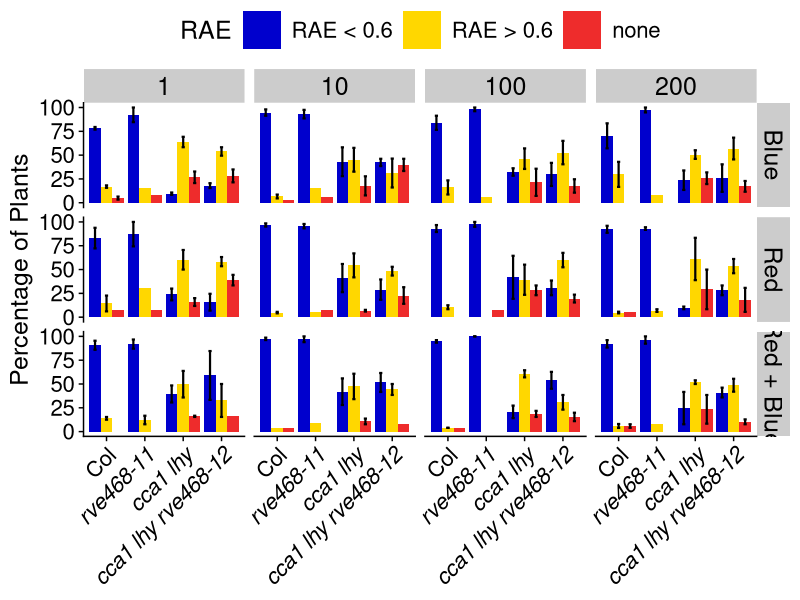

This figure's R source:
## ---- chunk 1
## for graphing
library(tidyverse)
library(cowplot)
theme_set(theme_cowplot())

## for genotype manipulation
library(glue)
library(ggtext)
## ---- chunk 2
# load data
rhythmicity <- read_csv("Dull_FRRC_rhythmicity_quint.csv")

# change factors 
rhythmicity <- rhythmicity %>% mutate(
  Experiment = as_factor(Experiment),
  Genotype = as_factor(Genotype),
  Condition = as_factor(Condition),
  RAE_class = as_factor(case_when(RAE <= 0.6 ~ "RAE < 0.6",
                        RAE > 0.6 ~ "RAE > 0.6",
                        is.na(RAE) ~ "none")))

# order RAE_class
rhythmicity$RAE_class = as_factor(rhythmicity$RAE_class) %>% 
  ordered(levels = c("none", "RAE > 0.6", "RAE < 0.6"))

summary(rhythmicity)
## ---- chunk 3
# group to get counts for each RAE class
br_counts <- rhythmicity %>% group_by(Genotype, Condition, Intensity, RAE_class, Experiment) %>% 
  summarise(class_total = n())

# group to get total counts for each bar 
br_total <- rhythmicity %>% group_by(Genotype, Condition, Intensity, Experiment) %>% 
  summarise(n = n())

# join, calculate percentage
br_summary <- full_join(br_counts, br_total) %>% 
  mutate(percentage = class_total/n*100) 

summary(br_summary)
head(br_summary)

# average reps, calculate SD and SEM
br_reps <- br_summary %>% group_by(Genotype, Condition, Intensity, RAE_class) %>% 
  summarise(count = n(),
            avg_percentage = mean(percentage),
            sd = sd(percentage),
            sem = sd / sqrt(count))

summary(br_reps)

# include all classes so that bars are equal sizes when graphed
br_reps <- br_reps %>% complete(RAE_class)
summary(br_reps)
## ---- chunk 4
# order RAE_class
br_reps$RAE_class = as_factor(br_reps$RAE_class) %>% 
  ordered(levels = c("RAE < 0.6", "RAE > 0.6", "none"))
## ---- chunk 5
# italicize genotypes
br_reps_styled_tilt <- br_reps %>% mutate(
  gt = as_factor(ifelse(Genotype == "Col", "Col",
                        ifelse(Genotype == "cca1 lhy-100 rve468", 
                               "<i>cca1 lhy rve468-12</i>",
                               ifelse(Genotype == "cca1 lhy-100",
                                      "<i>cca1 lhy</i>",
                                      glue("<i>{Genotype}-11</i>"))))))

summary(br_reps_styled_tilt)

# order styled genotypes 
br_reps_styled_tilt$gt = as_factor(br_reps_styled_tilt$gt) %>% 
  ordered(levels = c("Col", "<i>rve468-11</i>", 
                     "<i>cca1 lhy</i>", 
                     "<i>cca1 lhy rve468-12</i>"))
summary(br_reps_styled_tilt$gt)
## ---- chunk 6
# set up light as more clear labels of Condition
br_reps_styled_tilt <- br_reps_styled_tilt %>% 
  mutate(light = as_factor(case_when(
    Condition == "cB" ~ "Blue",
    Condition == "cR" ~ "Red",
    Condition == "cR+cB" ~ "Red + Blue")))
summary(br_reps_styled_tilt$light)
## ---- chunk 7
# check out rhythmicity of cca1 lhy rve468 
br_reps_styled_tilt %>% 
  filter(Genotype == "cca1 lhy-100 rve468") %>% 
  filter(RAE_class == "RAE < 0.6")
## ---- chunk 8
# for supplementary figure 
rhythmicity %>% 
  group_by(Condition, Intensity, Experiment, Genotype) %>% 
  tally() %>% 
  print(n = 135)

rhythmicity %>% 
  group_by(Condition, Intensity, Experiment, Genotype) %>% 
  tally() %>% 
  summary()
## ---- chunk 9
# figure specifications
facet_label_size <- 18
axis_text_size = 16
axis_title_size = 18
legend_text_size <- 16
legend_title_size <- 18
legend_symbol_size <- unit(2, "line")
point_size = 1.75
point_alpha = 0.5
point_stroke = 1
errorbar_width <- 0.25
errorbar_size <- 0.75
## ---- chunk 10
# save to pdf 
#pdf("supp2_bar_sem_tilt.pdf", width = 14, height = 8, bg = "white")

br_reps_styled_tilt %>%  
  ggplot(aes(gt, avg_percentage, fill = RAE_class)) +
  geom_bar(position = position_dodge(), stat = "identity") +
  facet_grid(light ~ Intensity) +
  geom_errorbar(aes(ymin = avg_percentage - sem, 
                    ymax = avg_percentage + sem),
                width = errorbar_width, linewidth = errorbar_size,
                position = position_dodge(0.9)) +
  labs(y = "Percentage of Plants") + 
  scale_fill_manual(values = c("none" = "firebrick2", 
                               "RAE > 0.6" = "gold", 
                               "RAE < 0.6" = "mediumblue"), name = "RAE") +
  theme(axis.title.x = element_blank(),
        axis.text.x = element_markdown(size = axis_text_size, angle = 45, hjust = 1),
        axis.title.y = element_text(size = axis_title_size),
        axis.text.y = element_text(size = axis_text_size),
        strip.text = element_text(size = facet_label_size),
        legend.text = element_text(size = legend_text_size),
        legend.title = element_text(size = legend_title_size),
        legend.position = "top",
        legend.justification = "center",
        legend.key.size = legend_symbol_size)

#dev.off()
